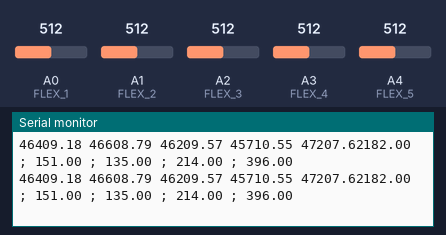
Recording of a sketch running on a simulated Arduino Uno, built with avr-gcc and run on an emulated ATmega328P. Shown: the last lines printed to the serial monitor. The test bench sets the inputs (shaded band); at power-on: A0 (FLEX_1) = 512, A1 (FLEX_2) = 512, A2 (FLEX_3) = 512, A3 (FLEX_4) = 512, A4 (FLEX_5) = 512.

Above: at 2.8 s.
2.9 s: A0 (FLEX_1) set to 716
At 5.1 s:
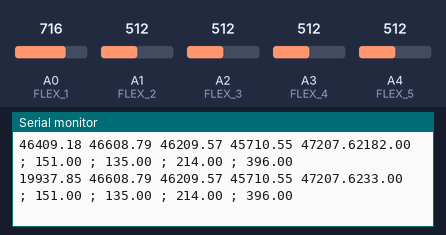
5.6 s: A1 (FLEX_2) set to 716
At 7.5 s:
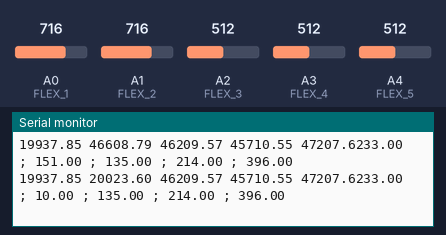
8.3 s: A2 (FLEX_3) set to 716
At 10.8 s:
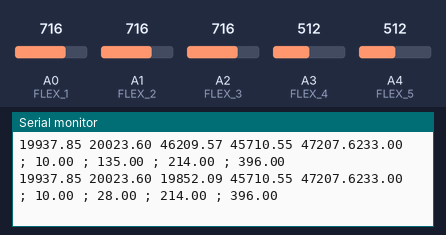
11.0 s: A3 (FLEX_4) set to 716
At 13.3 s:
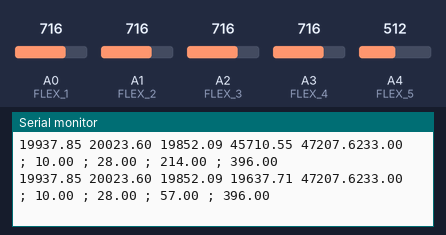
13.7 s: A4 (FLEX_5) set to 716
At 15.6 s:
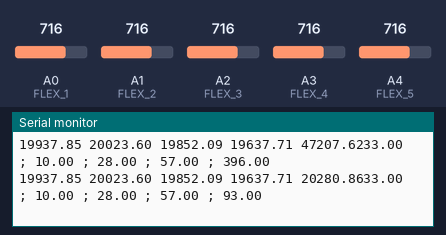
16.4 s: A0 (FLEX_1) set to 992
At 18.9 s:
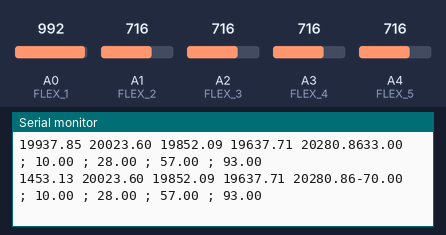
Timing chart, 0 to 20.1 s (numbered marks = the images above; inputs shaded):
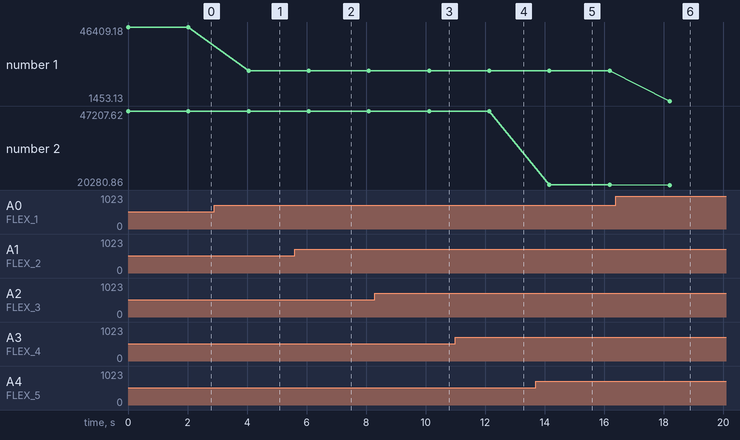

The sketch:

Dev_Leitura_Flex.ino
```cpp
/******************************************************************************
Flex_Sensor_Example.ino
Example sketch for SparkFun's flex sensors
  (https://www.sparkfun.com/products/10264)
Jim Lindblom @ SparkFun Electronics
April 28, 2016

Create a voltage divider circuit combining a flex sensor with a 47k resistor.
- The resistor should connect from A0 to GND.
- The flex sensor should connect from A0 to 3.3V
As the resistance of the flex sensor increases (meaning it's being bent), the
voltage at A0 should decrease.

Development environment specifics:
Arduino 1.6.7
******************************************************************************/
const int FLEX_1 = A0; // Pin connected to voltage divider output
const int FLEX_2 = A1; // Pin connected to voltage divider output
const int FLEX_3 = A2; // Pin connected to voltage divider output
const int FLEX_4 = A3; // Pin connected to voltage divider output
const int FLEX_5 = A4; // Pin connected to voltage divider output

// Measure the voltage at 5V and the actual resistance of your 47k resistor, and enter them below

// Variáveis dos Flex
const float VCC = 5;  // Measured voltage of Ardunio 5V line

// Flex_1
const float R_DIV_1 = 46500.0;                // Measured resistance of 47k resistor
const float STRAIGHT_RESISTANCE_1 = 14000.0;  // resistência com a mão aberta
const float BEND_RESISTANCE_1 = 30000.0;      // resistência com a mão fechada

// Flex_2
const float R_DIV_2 = 46700.0;                // Measured resistance of 47k resistor
const float STRAIGHT_RESISTANCE_2 = 18000.0;  // resistência com a mão aberta
const float BEND_RESISTANCE_2 = 35000.0;      // resistência com a mão fechada

// Flex_3
const float R_DIV_3 = 46300.0;                // Measured resistance of 47k resistor
const float STRAIGHT_RESISTANCE_3 = 13000.0;  // resistência com a mão aberta
const float BEND_RESISTANCE_3 = 35000.0;      // resistência com a mão fechada

// Flex_4
const float R_DIV_4 = 45800.0;                // Measured resistance of 47k resistor
const float STRAIGHT_RESISTANCE_4 = 10000.0;  // resistência com a mão aberta
const float BEND_RESISTANCE_4 = 25000.0;      // resistência com a mão fechada

// Flex_5
const float R_DIV_5 = 47300.0;               // Measured resistance of 47k resistor
const float STRAIGHT_RESISTANCE_5 = 12000.0;  // resistência com a mão aberta
const float BEND_RESISTANCE_5 = 20000.0;     // resistência com a mão fechada


void setup()
{
  Serial.begin(9600);
  pinMode(FLEX_1, INPUT);
  pinMode(FLEX_2, INPUT);
  pinMode(FLEX_3, INPUT);
  pinMode(FLEX_4, INPUT);
  pinMode(FLEX_5, INPUT);
}

void loop()
{
  // Read the ADC, and calculate voltage and resistance from it
  int flexADC_1 = analogRead(FLEX_1);
  float flexV_1 = flexADC_1 * VCC / 1023.0;
  float flexR_1 = R_DIV_1 * (VCC / flexV_1 - 1.0);

  int flexADC_2 = analogRead(FLEX_2);
  float flexV_2 = flexADC_2 * VCC / 1023.0;
  float flexR_2 = R_DIV_2 * (VCC / flexV_2 - 1.0);

  int flexADC_3 = analogRead(FLEX_3);
  float flexV_3 = flexADC_3 * VCC / 1023.0;
  float flexR_3 = R_DIV_3 * (VCC / flexV_3 - 1.0);

  int flexADC_4 = analogRead(FLEX_4);
  float flexV_4 = flexADC_4 * VCC / 1023.0;
  float flexR_4 = R_DIV_4 * (VCC / flexV_4 - 1.0);

  int flexADC_5 = analogRead(FLEX_5);
  float flexV_5 = flexADC_5 * VCC / 1023.0;
  float flexR_5 = R_DIV_5 * (VCC / flexV_5 - 1.0);

  Serial.print(flexR_1);
  Serial.print(" ");
  Serial.print(flexR_2);
  Serial.print(" ");
  Serial.print(flexR_3);
  Serial.print(" ");
  Serial.print(flexR_4);
  Serial.print(" ");
  Serial.print(flexR_5);


  // Use the calculated resistance to estimate the sensor's
  // bend angle:
  float angle_1 = map(flexR_1, STRAIGHT_RESISTANCE_1, BEND_RESISTANCE_1, 0, 90.0);
  float angle_2 = map(flexR_2, STRAIGHT_RESISTANCE_2, BEND_RESISTANCE_2, 0, 90.0);
  float angle_3 = map(flexR_3, STRAIGHT_RESISTANCE_3, BEND_RESISTANCE_3, 0, 90.0);
  float angle_4 = map(flexR_4, STRAIGHT_RESISTANCE_4, BEND_RESISTANCE_4, 0, 90.0);
  float angle_5 = map(flexR_5, STRAIGHT_RESISTANCE_5, BEND_RESISTANCE_5, 0, 90.0);

  Serial.print(angle_1);
  Serial.print(" ; ");
  Serial.print(angle_2);
  Serial.print(" ; ");
  Serial.print(angle_3);
  Serial.print(" ; ");
  Serial.print(angle_4);
  Serial.print(" ; ");
  Serial.print(angle_5);

  Serial.println();

  delay(2000);
}
```

Measured:
- after the input at 2.9 s, the serial monitor: prints a new line after 1.2 s (image 1)
- after the input at 5.6 s, the serial monitor: prints a new line after 0.48 s (image 2)
- after the input at 8.3 s, the serial monitor: prints a new line after 1.8 s (image 3)
- after the input at 11.0 s, the serial monitor: prints a new line after 1.1 s (image 4)
- after the input at 13.7 s, the serial monitor: prints a new line after 0.47 s (image 5)
- after the input at 16.4 s, the serial monitor: prints a new line after 1.8 s (image 6)
- plotted number 1: 46409.18 → 19937.85 after the input at 2.9 s, 19937.85 → 1453.13 after the input at 16.4 s
- plotted number 2: 47207.62 → 47207.62 after the input at 2.9 s, 47207.62 → 20280.86 after the input at 13.7 s, 20280.86 → 20280.86 after the input at 16.4 s
